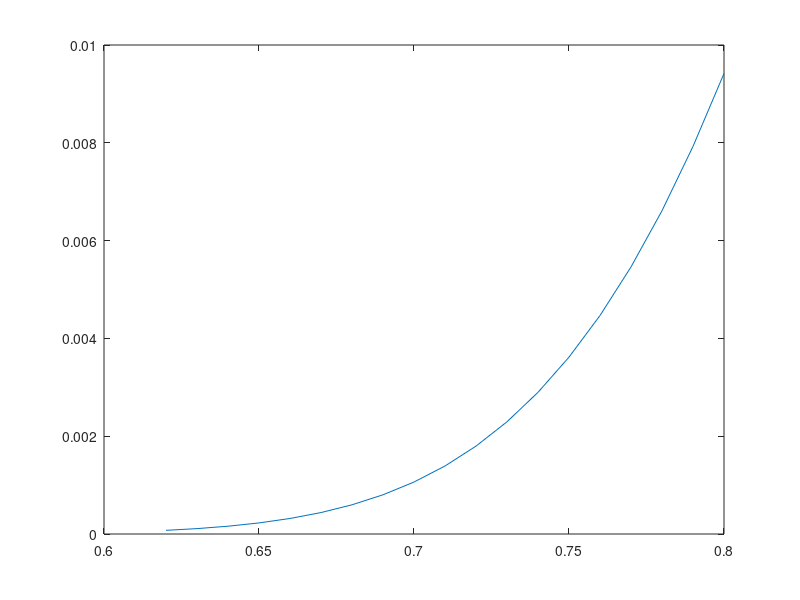

MATLAB code for this plot:
function burst_loss_p = Scenario1()
m = 64;
sum = 0;
deflect_p = 0.2;
traffic_load = 0.62:0.01:0.8;
q_m_1 = (64*traffic_load).^m/factorial(m);

for k = 0:m
    sum = sum + (64*traffic_load).^k/factorial(k);
end    
q_m_2 = sum;

q_m = q_m_1./q_m_2;
disp(q_m_2);

burst_loss_pq = (q_m).*(1-deflect_p + deflect_p*q_m);
plot(traffic_load, burst_loss_pq);
end

